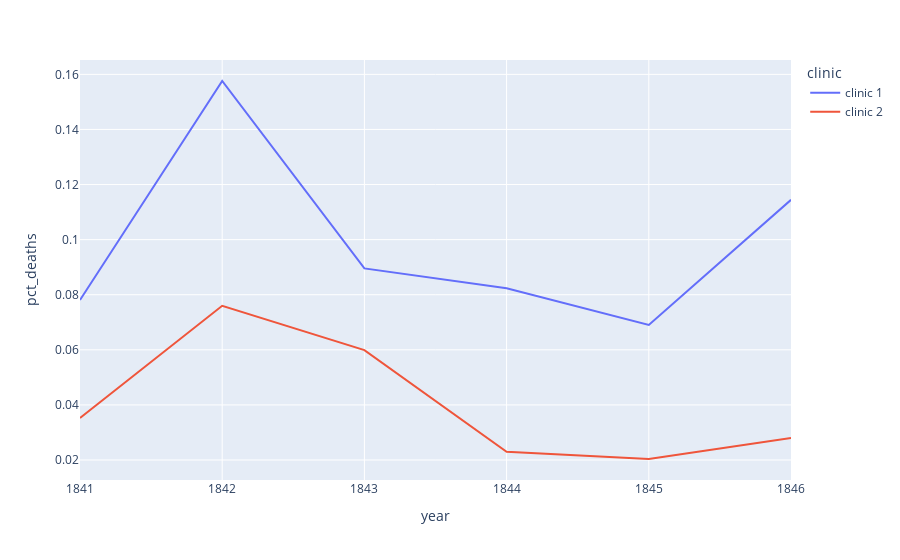

The code cell stored with this chart in its notebook:
### Markdown cell above
### Plotting the Proportion of Yearly Deaths by Clinic

### Code cell
px.line(df_yearly, x="year", y="pct_deaths", color="clinic")

### Figure 1 — Plotly figure (JSON) as saved in the notebook; plotly's stock layout.template omitted (floating-point values rounded to 4 significant figures)
{"data": [{"hovertemplate": "clinic=clinic 1<br>year=%{x}<br>pct_deaths=%{y}<extra></extra>", "legendgroup": "clinic 1", "line": {"color": "#636efa", "dash": "solid"}, "marker": {"symbol": "circle"}, "mode": "lines", "name": "clinic 1", "orientation": "v", "showlegend": true, "type": "scatter", "x": [1841, 1842, 1843, 1844, 1845, 1846], "xaxis": "x", "y": [0.07806, 0.1576, 0.08954, 0.08236, 0.06901, 0.1145], "yaxis": "y"}, {"hovertemplate": "clinic=clinic 2<br>year=%{x}<br>pct_deaths=%{y}<extra></extra>", "legendgroup": "clinic 2", "line": {"color": "#EF553B", "dash": "solid"}, "marker": {"symbol": "circle"}, "mode": "lines", "name": "clinic 2", "orientation": "v", "showlegend": true, "type": "scatter", "x": [1841, 1842, 1843, 1844, 1845, 1846], "xaxis": "x", "y": [0.03522, 0.07597, 0.05988, 0.023, 0.02036, 0.02797], "yaxis": "y"}], "layout": {"legend": {"title": {"text": "clinic"}, "tracegroupgap": 0}, "margin": {"t": 60}, "xaxis": {"anchor": "y", "domain": [0, 1], "title": {"text": "year"}}, "yaxis": {"anchor": "x", "domain": [0, 1], "title": {"text": "pct_deaths"}}}}
